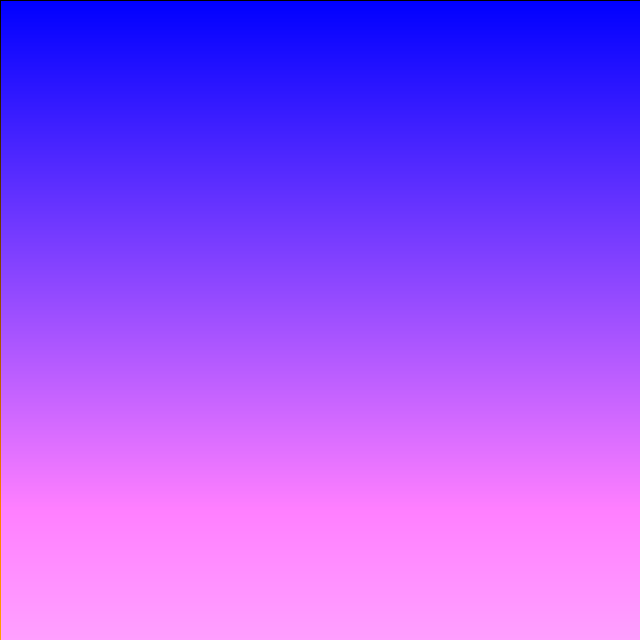
Frame 1 (no input)
Frame 60 (no input): identical to frame 1, image omitted
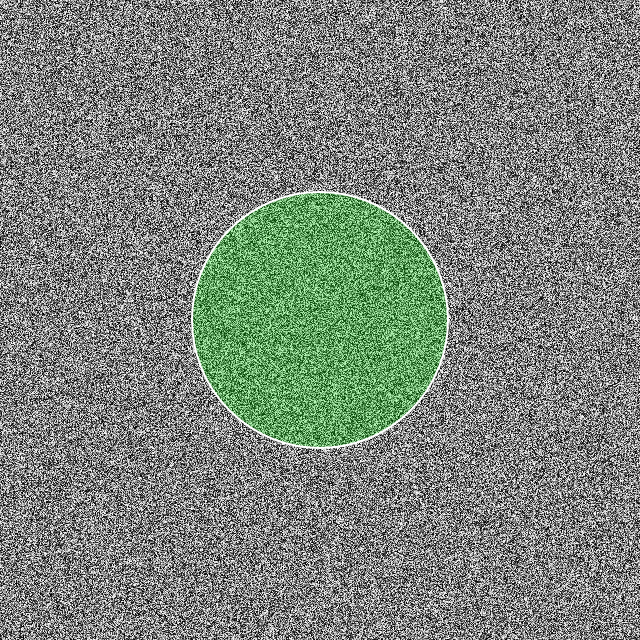
Frame 120 (the mouse pressed at the canvas centre since frame 60)

The p5.js sketch that drew these frames (run headless with seeded random() and noise() and a simulated clock; from frame 60 on, the mouse is pressed at the canvas centre):

// p5.js sketch
// ── sketch.js
/*
|||||||||||||||||
|| Pixel Array ||
|||||||||||||||||
- Drawing directly to the pixels of our canvas
- Using the pixels[] array
- Using the loadPixels() and updatePixels() functions
- manipulating the pixels[] array directly

 modified from the original code...
  - The Coding Train / Daniel Shiffman
  - The Pixel Array
  - https://www.youtube.com/watch?v=nMUMZ5YRxHI

REFERENCE:
https://p5js.org/reference/p5/pixels/
https://p5js.org/reference/p5/updatePixels/
https://p5js.org/reference/p5/loadPixels/
*/

let mode = 1; // 0 = random greyscale, 1 = color based on pixel canvas position
let pixelSize = 1; // size of pixel per square, increase for more pixelated effect & better performance
let bw = 0; //black and white value
let r, g, b, a; //red, green, blue, alpha values

function setup() 
{
  createCanvas(640, 640); //create canvas
  pixelDensity(1); //force pixel density to 1 for correct pixels[] array indexing
}

function draw() 
{
  background(0);  //clear canvas

  if (pixelSize == 1) // if pixel size is equal to 1 pixel, which is the default,...
  {
    loadPixels(); // load pixels into the pixels[] array
    for (let y = 0; y < height; y++) //for each vertical column...
    {
      for (let x = 0; x < width; x++) //for each horizontal row...
      {
        let index = (x + y * width) * 4;  // calculate current the pixel position in array
        //we are multiplying by 4 because each pixel has 4 values (RGBA)
        //each pixel is 4 bytes (1 byte each for R, G, B, A)
        //each pixel takes up four elements in the pixels[] array
        
        if (!mode) //click mouse to change mode
        {
          bw = random(255);  // generate a random color value
          //set pixels to random greyscale value
          pixels[index + 0] = bw;     //RED
          pixels[index + 1] = bw;     //GREEN
          pixels[index + 2] = bw;     //BLUE
          pixels[index + 3] = 255;    //ALPHA
        } 
        else 
        {
          //set pixels to color values based on their position
          //x and y are the pixel position
          //index is the pixel position in the array
          pixels[index + 0] = y / 2;  //RED
          pixels[index + 1] = y / 4;  //GREEN
          pixels[index + 2] = (x * y) / mouseY;  //BLUE
          pixels[index + 3] = 255;    //ALPHA
        }
      }
    }
    updatePixels(); // update the pixels[] array and display it on the canvas
  } 
  else //if pixel size is greater than 1 pixel...
  {
    // Use square() to fill larger pixel areas instead of using pixels[] array
    // This is much faster than using the pixels[] array, but with less resolution
    for (let y = 0; y < height; y += pixelSize) //for every row of pixelSize length...
    {
      for (let x = 0; x < width; x += pixelSize) //for every column of pixelSize length...
      {
        //set pixels to color values based on their position
        r = y / 2;  //RED
        g = y / 4;  //GREEN
        b = (x * y) / mouseY;  //BLUE
        a = 255;    //ALPHA
        
        if (!mode) 
        {
          //generate a random greyscale value and set the fill color
          bw = random(127, 255);
          fill(bw);
        } 
        else
        {
          //set the fill color based on the pixel position
          fill(r, g, b, a);
        }

        noStroke(); //comment this line out to remove border around pixel squares
        //uncomment either square() or circle() function below...
        square(x, y, pixelSize);  // draw a square at the pixel position
        //circle(x, y, pixelSize);  // draw a circle at the pixel position
      }
    }
  }
  
  //draw a circle at the mouse position, on top of our pixelated canvas
  fill(0,255,0,64);
  stroke(255);
  strokeWeight(2);
  circle(mouseX, mouseY, mouseY * 0.8); //using mouseY * 0.8 as scaled diameter for simple z-axis distance effect
}

function mousePressed()
{
	mode = !mode; //switch between modes when mouse is pressed, 1 or 0
}
